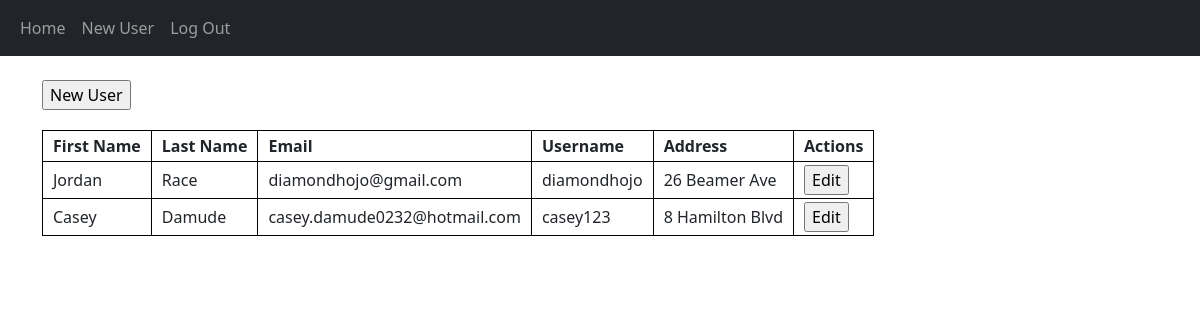
Screenshot of /home (signed in) with the database file from the repository.
### files/models.py (models this page shows)
class User(db.Model, UserMixin):
    id = db.Column(db.Integer, primary_key=True)
    first_name = db.Column(db.String(20), nullable=False)
    last_name = db.Column(db.String(20), nullable=False)
    email = db.Column(db.String(150), nullable=False, unique=True)
    username = db.Column(db.String(150), nullable=False, unique=True)
    address = db.Column(db.String(100), nullable=False, unique=True)
    password = db.Column(db.String(150), nullable=False)
    date_created = db.Column(db.DateTime(timezone=True), default=func.now())

### files/views.py (the view)
@views.route("/home")
@login_required
def home():
    users = User.query.all()
    user = current_user
    return render_template("home.html", user=current_user, users=users, cols=auth.cols)

### files/__init__.py (called while the page is built)
def create_app():
    app = Flask(__name__)
    app.config['SECRET_KEY'] = "helloworld"
    app.config['SQLALCHEMY_DATABASE_URI'] = f'sqlite:///{DB_NAME}'
    db.init_app(app)
    from .views import views
    from .auth import auth
    app.register_blueprint(views, url_prefix="/")
    app.register_blueprint(auth, url_prefix="/")
    from .models import User
    create_database(app)
    login_manager = LoginManager()
    login_manager.login_view = "auth.login"
    login_manager.init_app(app)
    @login_manager.user_loader
    def load_user(id):
        return User.query.get(int(id))
    return app

### files/templates/home.html (shortened to what this page needs)
{% extends "base.html" %}
{% block content%}
    <br>
    <form action="/newUser">
        <input type="submit" value="New User" />
    </form>
    <table id="user-info">
        <tr>
            {% for col in cols %}
                <th>{{ col.replace('_', ' ') }}</th>
            {% endfor %}
            <th>Actions</th>
        </tr>
        {% for user in users %}
            <tr>
                <td>{{ user.first_name }}</td>
                <td>{{ user.last_name }}</td>
                <td>{{ user.email }}</td>
                <td>{{ user.username }}</td>
                <td>{{ user.address }}</td>
                <td>
                    <form class="action" action="/profile/{{ user.id }}">
                        <input class="action_buttons" type="submit" value="Edit" />
                    </form>
                </td>
            </tr>
        {% endfor %}
    </table>
{% endblock %}

### files/templates/base.html (shortened to what this page needs)
<!DOCTYPE html>
<html lang="en">
  <head>
    <link
      href="https://cdn.jsdelivr.net/npm/bootstrap@5.0.2/dist/css/bootstrap.min.css"
      rel="stylesheet"
    />
    <link rel="stylesheet" type="text/css" href="{{ url_for('static', filename='style.css') }}">
  </head>
  <body>
    <nav class="navbar navbar-expand-lg navbar-dark bg-dark">
      <div class="container-fluid">
        <div class="collapse navbar-collapse" id="navbar">
          <div class="navbar-nav">
            {% if user.is_authenticated %}
              <a class="nav-item nav-link" href="/home">Home</a>
              <a class="nav-item nav-link" href="/newUser">New User</a>
              <a class="nav-item nav-link" href="/logout">Log Out</a>
            {% else %}
              <a class="nav-item nav-link" href="/">Login</a>
              <a class="nav-item nav-link" href="/signup">Sign Up</a>
            {% endif %}
          </div>
        </div>
      </div>
    </nav>
    <div class="container">{% block content %}{% endblock %}</div>
  </body>
</html>

### files/static/style.css (style rules this page uses)
#user-info { border: 1px solid #000000; margin-top: 20px; }
td, th { border: 1px solid #000000; padding: 3px 10px 3px 10px; }
.action { display: inline-block; }

### rows the page displays
User: first_name "Jordan", last_name "Race", email "diamondhojo@gmail.com", username "diamondhojo", address "26 Beamer Ave"
User: first_name "Casey", last_name "Damude", email "casey.damude0232@hotmail.com", username "casey123", address "8 Hamilton Blvd"

### other values shown
{{ col.replace('_', ' ') }} "First Name" "Last Name" "Email" "Username" "Address"
